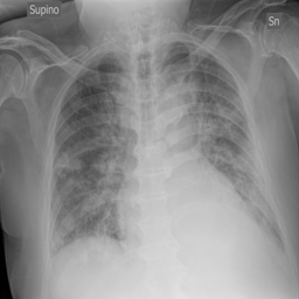
#> input picture src/models/data_test1/images/COVID-10.png, 299 x 299 px, found by its file name; its folder holds 4 pictures in this run
$ jupyter execute --allow-errors outliers_list_generation.ipynb   (shell and % lines are left out)
#> lines starting #> are read from the running program, lines starting #| are printed output that depends on the picture
### notebooks/data_loading_and_pretreatments/outlier_identification.py
import os
import pandas as pd
import numpy as np
import cv2

from global_variables import get_data_folder

data_folder = get_data_folder()
conditions = ["Viral Pneumonia", "Lung_Opacity", "COVID",  "Normal"]
lst_dirs_condition = [os.path.join(data_folder, cond, "images") for cond in conditions]

list_dir_images = pd.DataFrame({"img_type" : ["Viral Pneumonia", "Lung Opacity", "Covid", "Normal"],
                        "img_dir" : lst_dirs_condition})


def color_concentration(img, alpha):
    """
   Arg :
        img : np.array en 1 dim
        alpha : niveau de proba
   Returns :
        Indicateur (scalaire) : écart interquantile (d'amplitude 1-alpha/2)
    """
    i1 = (np.diff(np.quantile(img, q=(0+alpha/2,1-alpha/2))))#/(np.max(img) - np.min(img))
    return i1[0]

def contrast_img_indicators(alpha):
    '''
    Pour chacune des images radio et pour chaque condition, calcule la moyenne et l'écart-type des niveaux de gris.

    Return
        Un dataframe contenant 4 colonnes : le nom de l'image, son niveau de gris moyen, l'écart-type et l'écart interquantile des niveaux de gris.
    '''
#> called with alpha = 0.05
    global data_folder

    if os.path.exists(os.path.join(data_folder, "img_contrasts_indicators.csv")):
        contrast_df = pd.read_csv(os.path.join(data_folder, "img_contrasts_indicators.csv"), index_col=0)
    else :
        contrast_df = []
        for k, dir in enumerate(list_dir_images.img_dir):
            dir_images = dir
            filenames = [name for name in os.listdir(dir_images)]
            files_size = len(filenames)
            for i, filename in enumerate(filenames):
                curr_img = cv2.imread(os.path.join(dir_images, filename))
#> curr_img is the input picture: shape (299, 299, 3); min 0, max 227, mean 141.4
                contrast_df.append([filename.split('.')[0], np.mean(curr_img), np.std(curr_img), color_concentration(curr_img, alpha)])
#> in color_concentration, `i1 = (np.diff(np.quantile(img, q=(0+alpha/2,1-alpha/2))))#/(np.max(img..`: i1 = [141]


        contrast_df = pd.DataFrame(contrast_df, columns=["file_name", "color_mean", "color_std", "color_concentration"])
        contrast_df.to_csv(os.path.join(data_folder, "img_contrasts_indicators.csv"))
    return contrast_df


def outliers_id(level=0.005, alpha=0.05):
    """
    Identifie les images les p% les moins contrastées (dans le sens des niveaux de dipersion des gris)

    Args :
        level : le niveau p de probabilité en deçà duquel les images sont supposées aberrantes.

    Return
        Une liste de noms d'images
    """
    global data_folder
    if os.path.exists(os.path.join(data_folder, "img_contrasts_indicators.csv")):
        contrast_img_data = pd.read_csv(os.path.join(data_folder, "img_contrasts_indicators.csv"), index_col=0)
    else :
        contrast_img_data = contrast_img_indicators(alpha)
    seuils_outliers_contrast = np.quantile(contrast_img_data.color_std, q=(level))
    low_contrast = contrast_img_data[(contrast_img_data.color_std<seuils_outliers_contrast)]
    low_contrast_img_names = low_contrast.file_name + '.png'
    return low_contrast_img_names

def get_all_masks_size():
    """
    Calcule la proportion de chaque image occupée par les poumons en évaluant la part de blanc dans chaque masque.

    Return
        Un dataframe contenant 3 colonnes : le nom de l'image, sa classe et la part occupée par les poumons.
    """
    global data_folder
    lst_masks_dirs_condition = [os.path.join(data_folder, cond, "masks") for cond in conditions]
    list_dir_masks = pd.DataFrame({"img_type" : ["Viral Pneumonia", "Lung Opacity", "Covid", "Normal"],
                                "masks_dir" : lst_masks_dirs_condition})

    part_lungs_size = []
    for k, dir in enumerate(list_dir_masks.masks_dir):
        filenames = [name for name in os.listdir(dir)]
        files_size = len(filenames)
        for i, filename in enumerate(filenames):
            curr_mask = cv2.imread(os.path.join(dir, filename))
            part_lungs_size.append([filename, filename.split('-')[0], np.mean(curr_mask==255)])

    df_mean_lungs_size = pd.DataFrame(part_lungs_size, columns=["file_name", "label", "lung_portion"])
    return df_mean_lungs_size

def get_black_proportion_in_img():
    """
    Calcule la proportion de noir dans chaque image

    Return
        Un dataframe contenant 3 colonnes : le nom de l'image, sa classe et la part de pixels noirs.
    """
    global data_folder

    prop_black_img = []
    for k, dir in enumerate(list_dir_images.img_dir):
        dir_images = dir
        filenames = [name for name in os.listdir(dir_images)]
        files_size = len(filenames)
        for i, filename in enumerate(filenames):
            curr_img = cv2.imread(os.path.join(dir_images, filename))
            prop_black_img.append([filename, filename.split('-')[0], np.mean(curr_img==0)])

    df_prop_black_img = pd.DataFrame(prop_black_img, columns=["file_name", "label", "black_prop"])
    return df_prop_black_img

### notebooks/data_loading_and_pretreatments/global_variables.py
def define_data_folder(path):
    global data_folder
    data_folder = path

def get_data_folder():
    return data_folder

### notebooks/data_loading_and_pretreatments/outliers_list_generation.ipynb
# Recherche et identification d'outliers

On parle d'outliers au sens de la lisibilité des images, soit en termes de niveau de luminosité, soit en termes de contraste.

[cell 1]
import os
import pandas as pd
import numpy as np
import cv2
import random
import seaborn as sns
import matplotlib.pyplot as plt

[cell 2]
from global_variables import define_data_folder

[cell 3]
# Liens vers les données

data_folder = "../../data"
define_data_folder(data_folder)
conditions = ["Viral Pneumonia", "Lung_Opacity", "COVID",  "Normal"]
img_folder = "images"
lst_dirs_condition = [os.path.join(data_folder, cond, "images") for cond in conditions]
list_dir_images = pd.DataFrame({"img_type" : ["Viral Pneumonia", "Lung Opacity", "Covid", "Normal"],
                                "img_dir" : lst_dirs_condition})

[cell 4]
from outlier_identification import contrast_img_indicators, get_all_masks_size, get_black_proportion_in_img, color_concentration, outliers_id

#> (a cell that did not finish here is left out)

#> (a cell that did not finish here is left out)

## Luminosité
### Niveaux moyens de luminosité

#> (a cell that did not finish here is left out)

[cell 8]
n_im = 8
#> (the rest of this cell did not finish here and is left out)

### Proportion de pixels noirs dans les images

La part de pixels noirs dans l'image permet d'évaluer la proportion d'images encadrées d'un large cadre noir.

[cell 9]
df_prop_black_img = get_black_proportion_in_img()

[cell 10]
sns.boxplot(data = df_prop_black_img, y='black_prop', x='label')
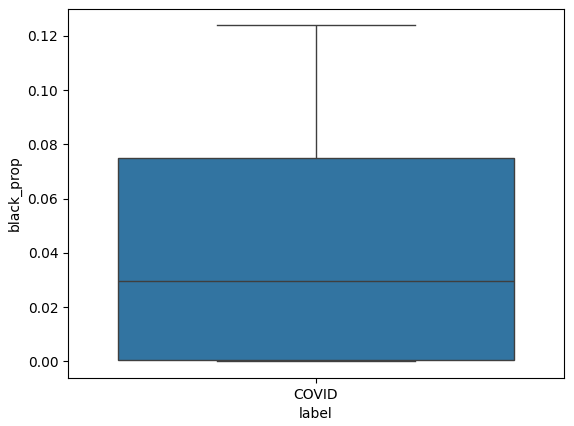
#> figure drawn by matplotlib, 1 panel

[cell 11]
np.quantile(df_prop_black_img.black_prop, 0.99)

[cell 12]
# Illustration pour un seuil à 40% de noir :
prop = 0.25
print("seuil à", 100*prop,"% de noir correspondant au quantile d'ordre", round(100*np.mean(df_prop_black_img.black_prop<prop),2),"%")

sus_frame = df_prop_black_img[(df_prop_black_img.black_prop>prop)]

print(sus_frame.label.value_counts(normalize=True))

cdt = 'Lung_Opacity'
dir_images = os.path.join(data_folder, cdt, "images")
filenames = sus_frame[sus_frame.label==cdt].file_name
files_size = len(filenames)
framed_imgs = []
for i, filename in enumerate(filenames):
    framed_imgs.append(cv2.imread(os.path.join(dir_images, filename)))

45% des images étant à plus de 25% constituées de pixels noirs appartiennent à la classe lung_opacity.

[cell 13]
# Affichage de 8 images parmi les plus noires dans la classe lung_opacity

n_im = np.min([8, files_size])
ind_img = random.sample(list(np.arange(0,files_size)), n_im)
fig = plt.figure(figsize=(15, 15))

for i in range(round(n_im/2)) :
 propb = np.mean(framed_imgs[ind_img[i]]==0)
 ax = fig.add_subplot(1, round(n_im/2), i+1)
 ax.imshow(framed_imgs[ind_img[i]], cmap='gray')
 ax.set_title("Prop noir : %.2f "%(propb))
 plt.xticks([])
 plt.yticks([])

 ax = fig.add_subplot(2, round(n_im/2), i+1)
 propb_1 = np.mean(framed_imgs[ind_img[i+round(n_im/2)]]==0)
 ax.imshow(framed_imgs[ind_img[i+round(n_im/2)]], cmap='gray')
 ax.set_title("Prop noir : %.2f "%(propb_1))
 plt.xticks([])
 plt.yticks([])

### Taille des poumons

#> (a cell that did not finish here is left out)

#> (a cell that did not finish here is left out)

[cell 16]
prop = 0.05
#> (the rest of this cell did not finish here and is left out)

[cell 17]
n_im = np.min([8, files_size])
ind_img = random.sample(list(np.arange(0,files_size)), n_im)
fig = plt.figure(figsize=(10, 10))

for i in range(round(n_im/2)) :
 ctst = np.mean(cdt_small[ind_img[i]]!=255)
 ax = fig.add_subplot(1, round(n_im/2), i+1)
 ax.imshow(cdt_small[ind_img[i]], cmap='gray')
 plt.xticks([])
 plt.yticks([])
 ax = fig.add_subplot(2, round(n_im/2), i+1)
 ctst_1 = np.mean(cdt_small[ind_img[i+round(n_im/2)]]!=255)
 ax.imshow(cdt_small[ind_img[i+round(n_im/2)]], cmap='gray')
 plt.xticks([])
 plt.yticks([])

# Niveau de contraste

#> (a cell that did not finish here is left out)
